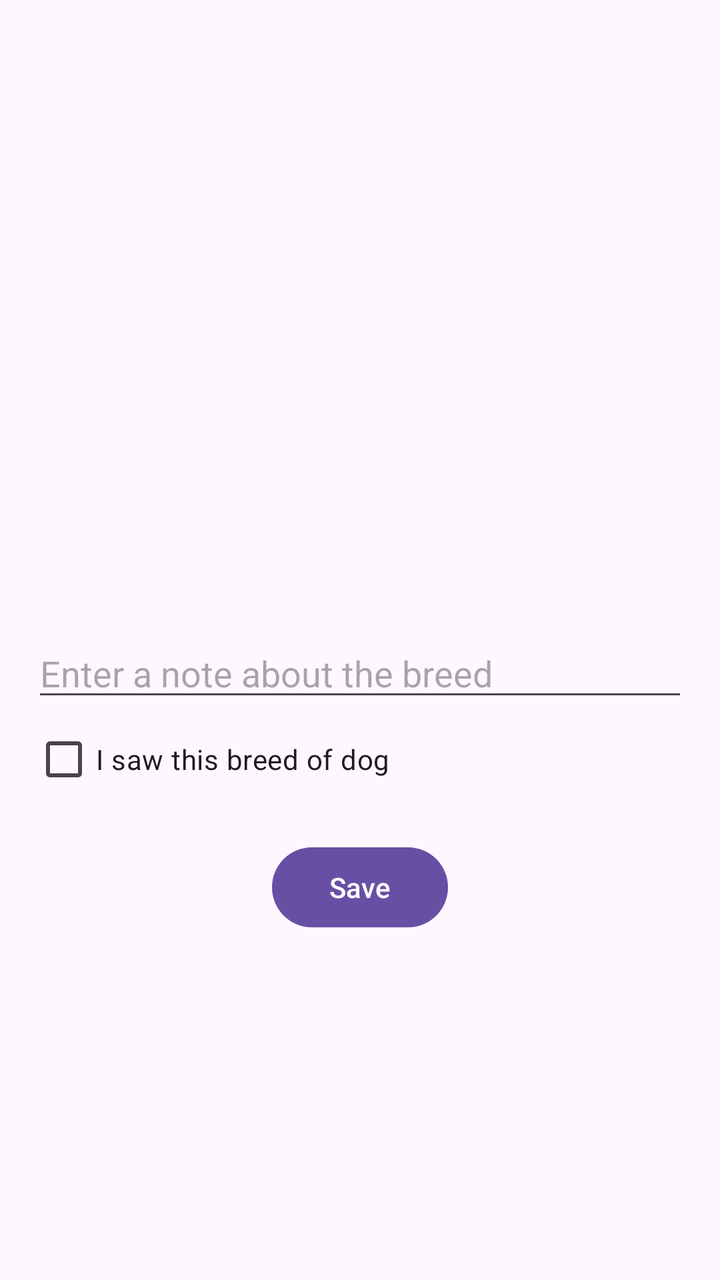
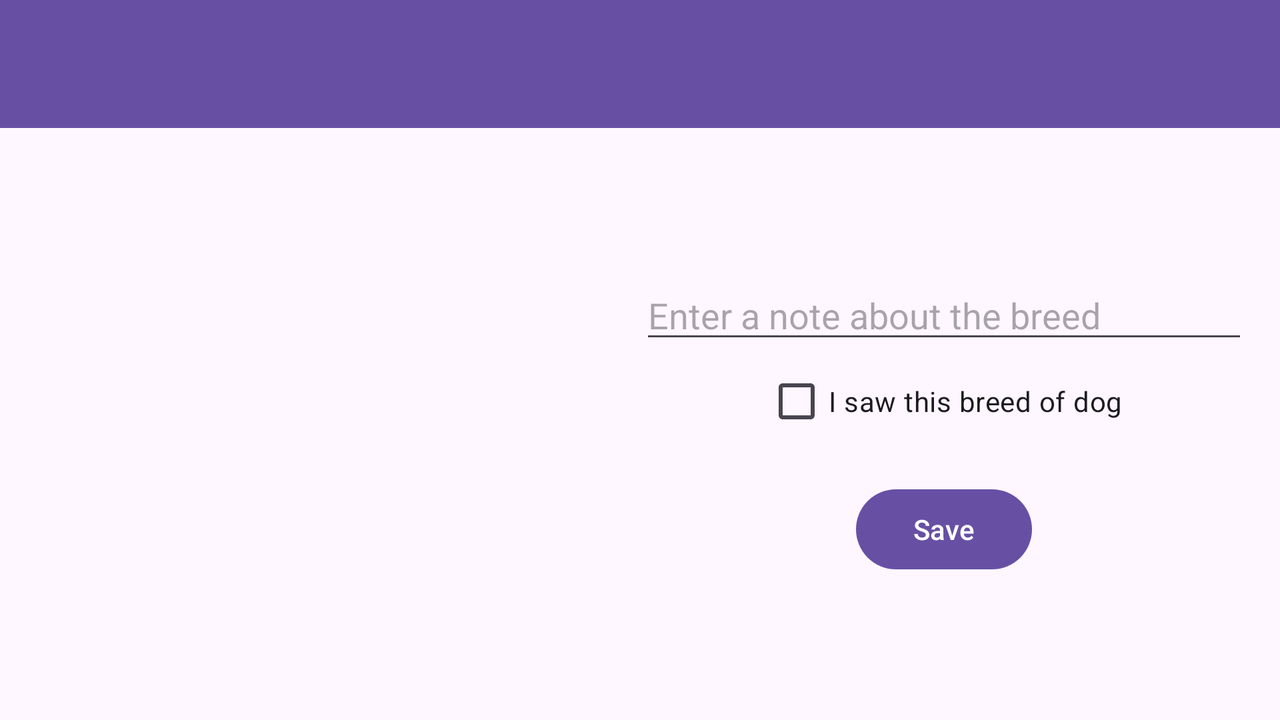

An Android layout and its configuration variant, each rendered on a device that would load it. The default file and the variant file are quoted in full after the pictures.
<!-- AndroidManifest.xml: application theme Theme.DogNote -->
<!-- res/layout/activity_second.xml -->
<?xml version="1.0" encoding="utf-8"?>
<LinearLayout xmlns:android="http://schemas.android.com/apk/res/android"
    android:layout_width="match_parent"
    android:layout_height="match_parent"
    android:orientation="vertical"
    android:padding="16dp">

    <TextView
        android:id="@+id/dog_breed_name"
        android:layout_width="wrap_content"
        android:layout_height="wrap_content"
        android:textSize="24sp"
        android:textColor="@android:color/black"
        android:layout_gravity="center"
        android:layout_marginBottom="16dp"/>

    <ImageView
        android:id="@+id/dogImage"
        android:layout_width="match_parent"
        android:layout_height="250dp"
        android:scaleType="fitCenter"
        android:adjustViewBounds="true"/>

    <EditText
        android:id="@+id/noteInput"
        android:layout_width="match_parent"
        android:layout_height="wrap_content"
        android:hint="Enter a note about the breed" />

    <CheckBox
        android:id="@+id/sawDogCheckBox"
        android:layout_width="wrap_content"
        android:layout_height="wrap_content"
        android:text="I saw this breed of dog" />

    <EditText
        android:id="@+id/dogNicknameInput"
        android:layout_width="match_parent"
        android:layout_height="wrap_content"
        android:hint="Dog's nickname"
        android:visibility="gone" />

    <Button
        android:id="@+id/saveButton"
        android:layout_width="wrap_content"
        android:layout_height="wrap_content"
        android:text="Save"
        android:layout_gravity="center"
        android:layout_marginTop="16dp" />
</LinearLayout>
<!-- resources referenced by this layout -->
<resources>
  <style name="Theme.DogNote" parent="Base.Theme.DogNote" />
  <style name="Base.Theme.DogNote" parent="Theme.Material3.DayNight.NoActionBar">
          
          
      </style>
</resources>
<!-- res/layout-land/activity_second.xml (the repository's variant of the layout above) -->
<!-- drawn on the phone turned sideways -->
<?xml version="1.0" encoding="utf-8"?>
<LinearLayout xmlns:android="http://schemas.android.com/apk/res/android"
    android:layout_width="match_parent"
    android:layout_height="match_parent"
    xmlns:app="http://schemas.android.com/apk/res-auto"
    android:orientation="vertical">

    <androidx.appcompat.widget.Toolbar
        android:id="@+id/toolbar"
        android:layout_width="match_parent"
        android:layout_height="?attr/actionBarSize"
        android:background="?attr/colorPrimary"
        android:theme="@style/ThemeOverlay.AppCompat.Dark.ActionBar"
        app:navigationIcon="@drawable/ic_arrow_back"
        app:popupTheme="@style/ThemeOverlay.AppCompat.Light" />

    <LinearLayout
        android:layout_width="match_parent"
        android:layout_height="0dp"
        android:orientation="horizontal"
        android:layout_weight="1"
        android:padding="16dp">

        <LinearLayout
            android:layout_width="0dp"
            android:layout_height="300dp"
            android:layout_weight="1"
            android:orientation="vertical">

            <TextView
                android:id="@+id/dog_breed_name"
                android:layout_width="wrap_content"
                android:layout_height="wrap_content"
                android:layout_gravity="center"
                android:layout_marginBottom="16dp"
                android:textColor="@android:color/black"
                android:textSize="20sp" />

            <ImageView
                android:id="@+id/dogImage"
                android:layout_width="match_parent"
                android:layout_height="200dp"
                android:adjustViewBounds="true"
                android:scaleType="fitCenter" />
        </LinearLayout>

        <LinearLayout
            android:layout_width="0dp"
            android:layout_height="match_parent"
            android:layout_weight="1"
            android:gravity="center"
            android:orientation="vertical">

            <EditText
                android:id="@+id/noteInput"
                android:layout_width="match_parent"
                android:layout_height="wrap_content"
                android:hint="Enter a note about the breed"
                android:imeOptions="flagNoExtractUi" />

            <CheckBox
                android:id="@+id/sawDogCheckBox"
                android:layout_width="wrap_content"
                android:layout_height="wrap_content"
                android:text="I saw this breed of dog" />

            <EditText
                android:id="@+id/dogNicknameInput"
                android:layout_width="match_parent"
                android:layout_height="wrap_content"
                android:hint="Dog's nickname"
                android:imeOptions="flagNoExtractUi"
                android:visibility="gone" />

            <Button
                android:id="@+id/saveButton"
                android:layout_width="wrap_content"
                android:layout_height="wrap_content"
                android:layout_marginTop="16dp"
                android:text="Save" />
        </LinearLayout>

    </LinearLayout>

</LinearLayout>
